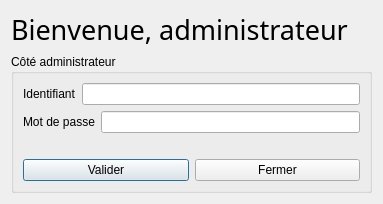
<?xml version="1.0" encoding="UTF-8"?>
<ui version="4.0">
 <class>Moderation</class>
 <widget class="QDialog" name="Moderation">
  <property name="geometry">
   <rect>
    <x>0</x>
    <y>0</y>
    <width>383</width>
    <height>204</height>
   </rect>
  </property>
  <property name="windowTitle">
   <string>Connexion Administrateur</string>
  </property>
  <layout class="QVBoxLayout" name="verticalLayout">
   <item>
    <widget class="QLabel" name="label_3">
     <property name="font">
      <font>
       <family>Segoe Print</family>
       <pointsize>20</pointsize>
      </font>
     </property>
     <property name="text">
      <string>Bienvenue, administrateur</string>
     </property>
    </widget>
   </item>
   <item>
    <widget class="QGroupBox" name="groupBox">
     <property name="title">
      <string>Côté administrateur</string>
     </property>
     <layout class="QVBoxLayout" name="verticalLayout_2">
      <item>
       <layout class="QHBoxLayout" name="horizontalLayout">
        <item>
         <widget class="QLabel" name="label">
          <property name="text">
           <string>Identifiant</string>
          </property>
         </widget>
        </item>
        <item>
         <widget class="QLineEdit" name="lineEdit_identifiant"/>
        </item>
       </layout>
      </item>
      <item>
       <layout class="QHBoxLayout" name="horizontalLayout_2">
        <item>
         <widget class="QLabel" name="label_2">
          <property name="text">
           <string>Mot de passe</string>
          </property>
         </widget>
        </item>
        <item>
         <widget class="QLineEdit" name="lineEdit_mdp">
          <property name="echoMode">
           <enum>QLineEdit::Password</enum>
          </property>
         </widget>
        </item>
       </layout>
      </item>
      <item>
       <widget class="QLabel" name="label_statut">
        <property name="text">
         <string/>
        </property>
       </widget>
      </item>
      <item>
       <layout class="QHBoxLayout" name="horizontalLayout_3">
        <item>
         <widget class="QPushButton" name="pushButton">
          <property name="text">
           <string>Valider</string>
          </property>
         </widget>
        </item>
        <item>
         <widget class="QPushButton" name="pushButtonFermer">
          <property name="text">
           <string>Fermer</string>
          </property>
         </widget>
        </item>
       </layout>
      </item>
     </layout>
    </widget>
   </item>
  </layout>
 </widget>
 <resources/>
 <connections/>
</ui>
